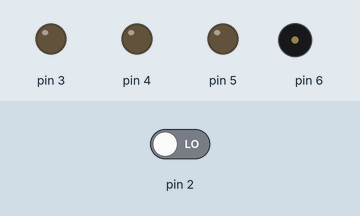
This sketch was run on a simulated Arduino Uno, built with avr-gcc and run on an emulated ATmega328P. Shown: output pins drawn as LEDs (lit = HIGH), buzzer (waves = sounding). Inputs (shaded band) come from the test bench; at power-on: pin 2 LOW.

Above: at 1.2 s.
1.3 s: pin 2 driven HIGH
At 3.8 s:
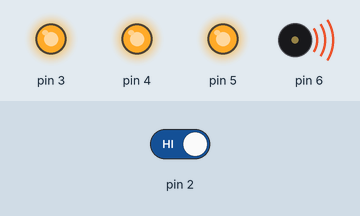
At 4.2 s:
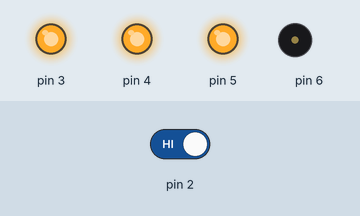
4.3 s: pin 2 driven LOW
At 6.5 s:
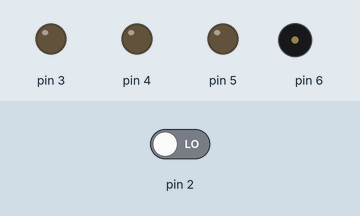
Timing chart, 0 to 8.0 s (numbered marks = the images above; inputs shaded):
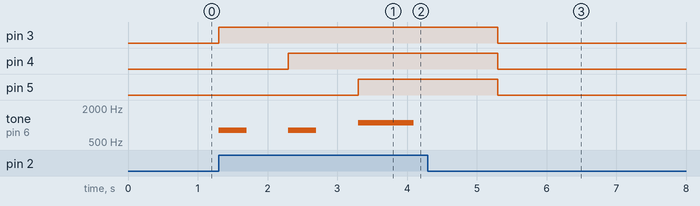

The sketch:

Course_Led.ino
```cpp
int switchstate = NULL;

void setup()
{
  pinMode(2, INPUT);
  pinMode(3, OUTPUT);
  pinMode(4, OUTPUT);
  pinMode(5, OUTPUT);
  pinMode(6, OUTPUT);

}

void loop()
{
 switchstate = digitalRead(2);
 if (switchstate)
 {
    digitalWrite(3, HIGH);
    tone(6, 800, 400);
    delay(1000);
    digitalWrite(4, HIGH);
    tone(6, 800, 400);
    delay(1000);
    digitalWrite(5, HIGH);
    tone(6, 1100, 800);
    delay(2000);
 }
 digitalWrite(3, LOW);
 digitalWrite(4, LOW);
 digitalWrite(5, LOW);
}
```

Measured:
- after the input at 1.3 s, pin 3: LOW → HIGH at once; pin 4: LOW → HIGH after 1.0 s; pin 5: LOW → HIGH after 2.0 s; tone on pin 6: plays 800 Hz for 0.40 s, 800 Hz for 0.40 s, 1100 Hz for 0.80 s, starting at once
- after the input at 4.3 s, pin 3: HIGH → LOW after 1.0 s; pin 4, pin 5: goes on until 5.3 s, then stays LOW; tone on pin 6: stops changing and stays silent
